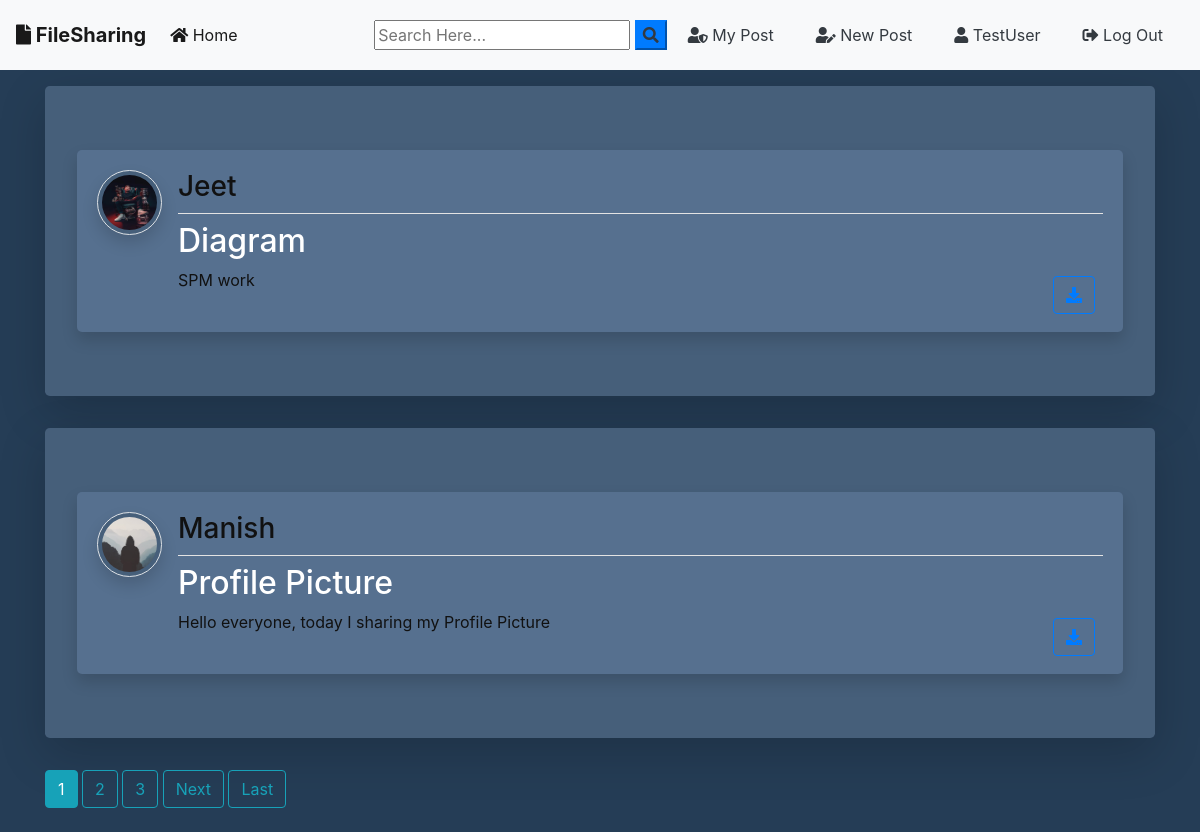
Screenshot of / (signed in) with the database file from the repository.
### blog/models.py (models this page shows, shortened)
class Post(models.Model):
	title = models.CharField(max_length=100)
	file = models.FileField(null=True,blank=True,upload_to='Files')
	content = models.TextField()
	date_posted = models.DateTimeField(default=timezone.now)
	author = models.ForeignKey(User, on_delete=models.CASCADE)

### users/models.py (models this page shows, shortened)
class Profile(models.Model):
    user = models.OneToOneField(User, on_delete=models.CASCADE)
    image = models.ImageField(default='default.jpg', upload_to='profile_pics')

### blog/views.py (the view)
# urls.py: path('', PostListView.as_view(), name='blog-home'),
class PostListView(ListView):
    model = Post
    template_name = 'blog/home.html'  # <app>/<model>_<viewtype>.html
    context_object_name = 'posts'
    ordering = ['-date_posted']
    paginate_by = 2

### blog/templates/blog/home.html (shortened to what this page needs)
{% extends "blog/base.html" %}
{% block content %}
    {% for post in posts %}
      <div class="jumbotron mt-3  shadow-lg" style="background: rgb(70,95,122);">
      <article class="media  shadow" style="background: rgb(86,112,143); border-radius: 5px; padding: 20px 20px 10px 20px;">
        <a href="{{ post.author.profile.image.url }} " target="_blank"> <img src="{{ post.author.profile.image.url }}  " alt="" class="article-img rounded-circle img-thumbnail img-fluid shadow" style="background: rgb(70,95,122);">
        </a>
        <div class="media-body" >
          <div class="article-metadata d-flex justify-content-between">
            <a class="mr-2 " href="{% url 'user-posts' post.author.username  %}"><h3>{{ post.author }}</h3></a>
          </div>
          <h2><a class="article-title text-justify " href="{% url 'post-detail' post.id %}">{{ post.title }}</a></h2>
          <div class="d-flex justify-content-between">
            <p class="article-content text-justify text-truncate overflow-hidden">{{ post.content }}</p>
            {% if post.file %}
          <div class="form-group mt-0 pt-0  m-2">
            <a class="btn btn-outline-primary  btn-d "  href="{{ post.file.url }}"  download type="submit"><i class="fas fa-download" ></i></a>
          </div>
          {% endif %}
          </div>
        </div>
      </article>
      </div>
    {% endfor %}
    {% if is_paginated %}
      {% for num in page_obj.paginator.page_range %}
        {% if page_obj.number == num %}
          <a class="btn btn-info mb-4" href="?page={{ num }}">{{ num }}</a>
        {% elif num > page_obj.number|add:'-3' and num < page_obj.number|add:'3' %}
          <a class="btn btn-outline-info mb-4" href="?page={{ num }}">{{ num }}</a>
        {% endif %}
      {% endfor %}
      {% if page_obj.has_next %}
        <a class="btn btn-outline-info mb-4" href="?page={{ page_obj.next_page_number }}">Next</a>
        <a class="btn btn-outline-info mb-4" href="?page={{ page_obj.paginator.num_pages }}">Last</a>
      {% endif %}
    {% endif %}
{% endblock content %}

### blog/templates/blog/base.html (shortened to what this page needs)
{% load static %}
<!doctype html>
<html lang="en">
  <head>
    <link rel="stylesheet" href="https://stackpath.bootstrapcdn.com/bootstrap/4.3.1/css/bootstrap.min.css">
    <link rel="stylesheet" href="https://use.fontawesome.com/releases/v5.8.1/css/all.css" >
    <link rel="stylesheet" href="{% static 'blog/main.css' %}">
</head>
  <body style="background-color: rgb(37,61,86);">
        <nav class="navbar navbar-expand-lg navbar-light bg-light" >
                <a class="navbar-brand font-weight-bold" href="{% url 'blog-home' %}"><i class="fas fa-file"></i> FileSharing</a>
                <div class="collapse navbar-collapse" id="navbarSupportedContent">
                  <ul class="navbar-nav mr-auto">
                    <li class="nav-item active">
                      <a class="nav-link" href="{% url 'blog-home' %}"><i class="fas fa-home"></i> Home <span class="sr-only">(current)</span></a>
                    </li>
                  </ul>
                  <form id="searchform" action="{% url 'search' %}" method="get">
                    <input type="text" name="q" type="text" value="{{ request.GET.q }}" placeholder="Search Here..." />
                    <button type="button" onclick="searchform.submit()" class=" text-dark my-color btn-primary"><i class="fa fa-search"></i></button>
                </form>
                    {% if user.is_authenticated %}
                    <a href="{% url 'user-posts' user %}" class="btn text-dark m-2"><i class="fas fa-user-shield"></i> My Post</a>
                    <a href="{% url 'post-create' %} " class="btn text-dark m-2"><i class="fas fa-user-edit"></i> New Post</a>
                    <a href="{% url 'profile' %} " class="btn text-dark m-2"><i class="fas fa-user"></i> {{ user.username }}</a>
                    <a href="{% url 'logout' %} " class="btn text-dark m-2"><i class="fas fa-sign-out-alt"></i> Log Out</a>
                    {% else %}
                    <a href="{% url 'login' %} " class="btn text-dark m-2" ><i class="fas fa-user-tie" ></i> Log In</a>
                    <a href="{% url 'register' %} " class="btn text-dark m-2"> <i class="fas fa-sign-in-alt"></i> Sign Up</a>
                    {% endif %}
                </div>
              </nav>
      <div class="container my-bg" >
    {% block content %}
    {% endblock  %}
</div>
  </body>
</html>

### blog/static/blog/main.css (style rules this page uses)
body { background: #fafafa; color: #111; margin-top: 0; }
h1, h2, h3, h4, h5, h6 { color: #111; }
ul { margin: 0; }
.article-title { color: #fff; }
.article-content { white-space: pre-line; }
.article-img { height: 65px; width: 65px; margin-right: 16px; }
.article-metadata { padding-bottom: 1px; margin-bottom: 4px; border-bottom: 1px solid #e3e3e3 }

### rows the page displays
Post: author.profile.image (picture), author "Jeet", title "Diagram", content "SPM work"
Post: author.profile.image (placeholder picture), author "Manish", title "Profile Picture", content "Hello everyone, today I sharing my Profile Picture"

### other values shown
{{ user.username }} "TestUser"
{{ num }} "1"
{{ num }} "2" "3"
